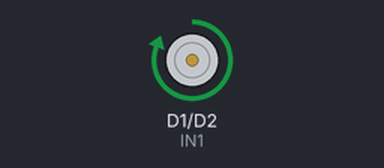
Recording of a sketch running on a simulated ESP8266 (NodeMCU). Parts: motor-driver pin pairs drawn as motors (green arrow = first pin HIGH = forward, orange = second pin HIGH = backward, longer = more drive, scaled by the enable pin).

Above: at 0.1 s.
At 10.1 s:
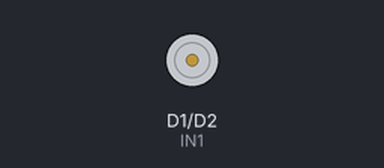
At 18.65 s:
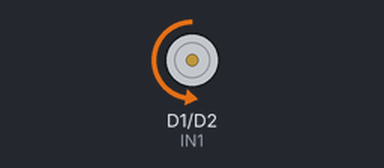
At 27.3 s:
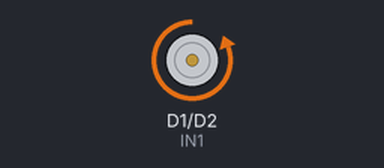
Timing chart, 0 to 40.0 s (numbered marks = the images above):
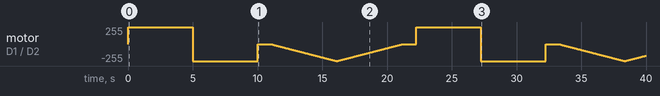

The sketch:

sketch_may31a.ino
```cpp
int ENA = D7;
int IN1 = D1;
int IN2 = D2;

void setup() {
  pinMode(ENA, OUTPUT);
  pinMode(IN1, OUTPUT);
  pinMode(IN2, OUTPUT);
  digitalWrite(IN1, LOW);
  digitalWrite(IN2, LOW);
}

void loop() {
  setDirection();
  delay(1000);
  changeSpeed();
  delay(1000);
}

void setDirection() {
  analogWrite(ENA, 255);

  digitalWrite(IN1, HIGH);
  digitalWrite(IN2, LOW);
  delay(5000);

  digitalWrite(IN1, LOW);
  digitalWrite(IN2, HIGH);
  delay(5000);

  digitalWrite(IN1, LOW);
  digitalWrite(IN2, LOW);
}

void changeSpeed() {
  digitalWrite(IN1, LOW);
  digitalWrite(IN2, HIGH);

  for (int i = 0; i < 256; i++) {
    analogWrite(ENA, i);
    delay(20);
  }

  for (int i = 255; i >= 0; --i) {
    analogWrite(ENA, i);
    delay(20);
  }
  digitalWrite(IN1, LOW);
  digitalWrite(IN2, LOW);
}
```
